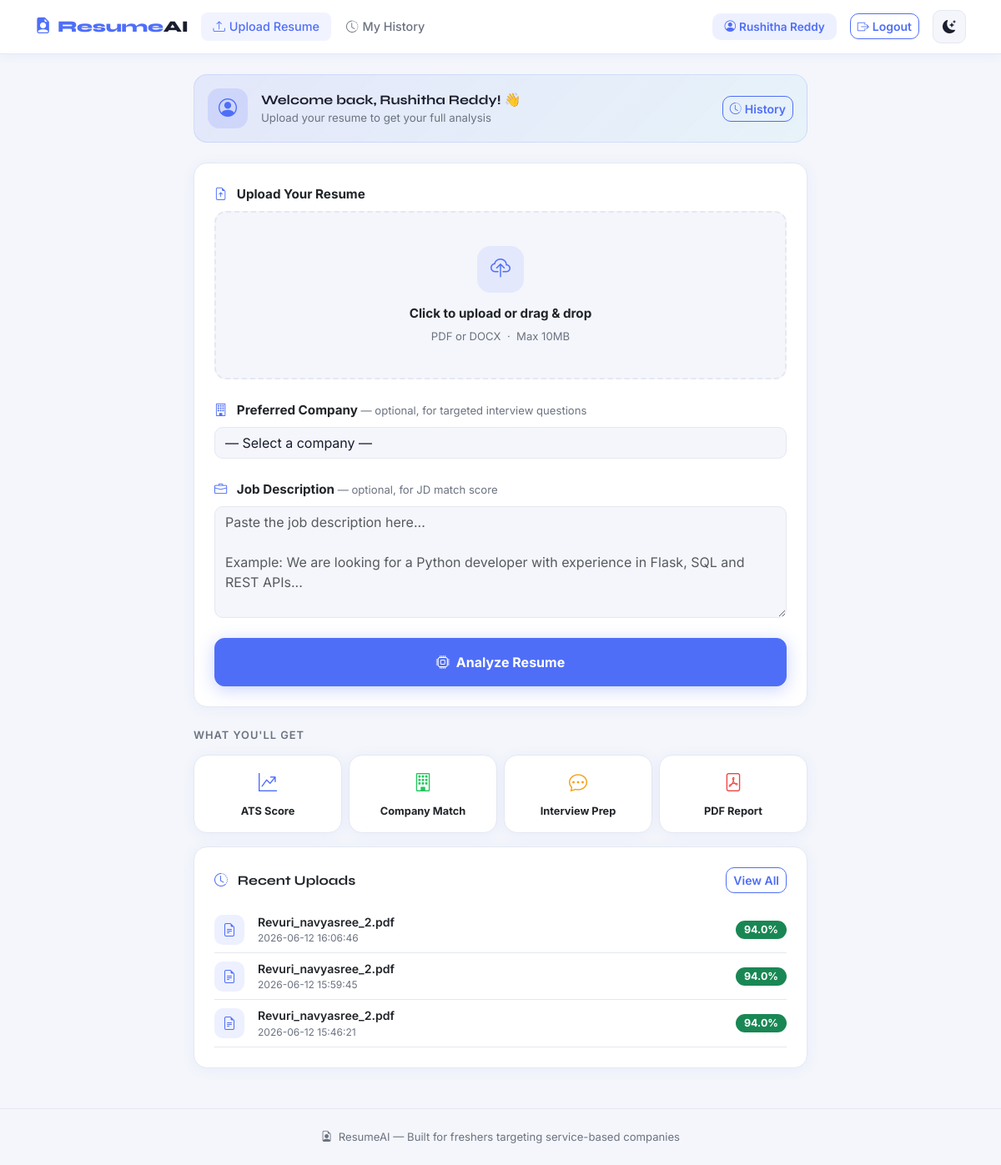
/ (signed in), run on the app's committed database.
### tables this page shows
CREATE TABLE resumes (
        id INTEGER PRIMARY KEY AUTOINCREMENT,

        user_id INTEGER NOT NULL,

        filename TEXT NOT NULL,

        ats_score REAL DEFAULT 0,
        jd_match REAL DEFAULT 0,

        skills TEXT,
        strengths TEXT,
        weaknesses TEXT,

        uploaded_at DATETIME DEFAULT CURRENT_TIMESTAMP,

        FOREIGN KEY(user_id) REFERENCES users(id)
    );

### app.py (the view)
@app.route("/")
def index():
    if "user_id" not in session:
        return redirect(url_for("home"))
    resumes = get_user_resumes(session["user_id"])
    return render_template("index.html", resumes=resumes)

### database/db.py (called while the page is built)
def get_connection():
    conn = sqlite3.connect(DB_PATH)
    conn.row_factory = sqlite3.Row
    return conn

def get_user_resumes(user_id):
    conn = get_connection()
    cursor = conn.cursor()
    cursor.execute("""
    SELECT *
    FROM resumes
    WHERE user_id = ?
    ORDER BY uploaded_at DESC
    """, (user_id,))
    rows = cursor.fetchall()
    conn.close()
    return [dict(r) for r in rows]

### templates/index.html (shortened to what this page needs)
{% extends "base.html" %}
{% block content %}
<div class="container mt-4 mb-5">
<div class="row justify-content-center">
<div class="col-lg-8">
    <div class="d-flex align-items-center gap-3 mb-4 p-3"
         style="background:linear-gradient(135deg,rgba(79,110,247,0.1),rgba(6,182,212,0.05));
                border:1px solid rgba(79,110,247,0.15);border-radius:16px;">
        <div style="width:48px;height:48px;border-radius:14px;background:rgba(79,110,247,0.15);
                    color:var(--primary);display:flex;align-items:center;justify-content:center;
                    font-size:22px;flex-shrink:0;">
            <i class="bi bi-person-circle"></i>
        </div>
        <div>
            <div style="font-family:'Syne',sans-serif;font-weight:700;font-size:1rem;">
                Welcome back, {{ session.user_name }}! 👋
            </div>
            <div style="color:var(--muted);font-size:0.83rem;">
                Upload your resume to get your full analysis
            </div>
        </div>
        <a href="/history" class="btn btn-sm btn-outline-primary ms-auto">
            <i class="bi bi-clock-history me-1"></i>History
        </a>
    </div>
    <div class="card p-4 mb-4">
        <form action="/upload" method="POST" enctype="multipart/form-data" id="uploadForm">
            <div class="mb-4">
                <label class="form-label" style="font-weight:700;font-size:0.95rem;">
                    <i class="bi bi-file-earmark-arrow-up me-2" style="color:var(--primary);"></i>
                    Upload Your Resume
                </label>
                <div id="dropZone"
                     onclick="document.getElementById('resumeFile').click()"
                     style="border:2px dashed var(--border);border-radius:14px;
                            padding:40px 20px;text-align:center;cursor:pointer;
                            transition:all 0.2s;background:var(--bg);">
                    <div id="dropContent">
                        <div style="width:56px;height:56px;border-radius:16px;
                                    background:rgba(79,110,247,0.1);color:var(--primary);
                                    display:flex;align-items:center;justify-content:center;
                                    font-size:24px;margin:0 auto 14px;">
                            <i class="bi bi-cloud-upload"></i>
                        </div>
                        <div style="font-weight:700;font-size:0.95rem;margin-bottom:6px;">
                            Click to upload or drag & drop
                        </div>
                        <div style="color:var(--muted);font-size:0.82rem;">
                            PDF or DOCX &nbsp;·&nbsp; Max 10MB
                        </div>
                    </div>
                </div>
            </div>
            <div class="mb-4">
                <label class="form-label" style="font-weight:700;font-size:0.95rem;">
                    <i class="bi bi-building me-2" style="color:var(--primary);"></i>
                    Preferred Company
                    <span style="color:var(--muted);font-weight:400;font-size:0.82rem;">
                        — optional, for targeted interview questions
                    </span>
                </label>
                <select name="preferred_company" class="form-select">
                    <option value="">— Select a company —</option>
                </select>
            </div>
            <div class="mb-4">
                <label class="form-label" style="font-weight:700;font-size:0.95rem;">
                    <i class="bi bi-briefcase me-2" style="color:var(--primary);"></i>
                    Job Description
                    <span style="color:var(--muted);font-weight:400;font-size:0.82rem;">
                        — optional, for JD match score
                    </span>
                </label>
                <textarea name="job_description" class="form-control" rows="5"
                    placeholder="Paste the job description here...&#10;&#10;Example: We are looking for a Python developer with experience in Flask, SQL and REST APIs..."></textarea>
            </div>
            <button type="submit" class="btn btn-primary w-100 py-3" id="analyzeBtn"
                    style="font-size:1rem;font-weight:700;border-radius:12px;
                           box-shadow:0 4px 20px rgba(79,110,247,0.3);">
                <i class="bi bi-cpu me-2"></i>Analyze Resume
            </button>
        </form>
    </div>
    <div style="margin-bottom:16px;">
        <div style="color:var(--muted);font-size:0.8rem;font-weight:600;
                    letter-spacing:1px;text-transform:uppercase;margin-bottom:14px;">
            What you'll get
        </div>
        <div class="row g-2">
            <div class="col-6 col-md-3">
                <div class="card p-3 text-center h-100">
                    <i class="bi bi-graph-up-arrow mb-2" style="font-size:22px;color:var(--primary);"></i>
                    <div style="font-size:0.8rem;font-weight:700;">ATS Score</div>
                </div>
            </div>
            <div class="col-6 col-md-3">
                <div class="card p-3 text-center h-100">
                    <i class="bi bi-building mb-2" style="font-size:22px;color:var(--success);"></i>
                    <div style="font-size:0.8rem;font-weight:700;">Company Match</div>
                </div>
            </div>
            <div class="col-6 col-md-3">
                <div class="card p-3 text-center h-100">
                    <i class="bi bi-chat-dots mb-2" style="font-size:22px;color:var(--warning);"></i>
                    <div style="font-size:0.8rem;font-weight:700;">Interview Prep</div>
                </div>
            </div>
            <div class="col-6 col-md-3">
                <div class="card p-3 text-center h-100">
                    <i class="bi bi-file-pdf mb-2" style="font-size:22px;color:var(--danger);"></i>
                    <div style="font-size:0.8rem;font-weight:700;">PDF Report</div>
                </div>
            </div>
        </div>
    </div>
    {% if resumes %}
    <div class="card p-4">
        <div class="d-flex align-items-center justify-content-between mb-3">
            <div style="font-family:'Syne',sans-serif;font-weight:700;">
                <i class="bi bi-clock-history me-2" style="color:var(--primary);"></i>
                Recent Uploads
            </div>
            <a href="/history" class="btn btn-sm btn-outline-primary">View All</a>
        </div>
        {% for r in resumes[:3] %}
        <div class="d-flex align-items-center gap-3 py-2"
             style="border-bottom:1px solid var(--border);">
            <div style="width:36px;height:36px;border-radius:10px;
                        background:rgba(79,110,247,0.1);color:var(--primary);
                        display:flex;align-items:center;justify-content:center;
                        font-size:16px;flex-shrink:0;">
                <i class="bi bi-file-earmark-text"></i>
            </div>
            <div class="flex-grow-1" style="min-width:0;">
                <div style="font-weight:600;font-size:0.88rem;
                            white-space:nowrap;overflow:hidden;text-overflow:ellipsis;">
                    {{ r.filename }}
                </div>
                <div style="color:var(--muted);font-size:0.75rem;">{{ r.uploaded_at }}</div>
            </div>
            <span class="badge rounded-pill
                {% if r.ats_score >= 70 %}bg-success
                {% elif r.ats_score >= 40 %}bg-warning text-dark
                {% else %}bg-danger{% endif %}"
                style="font-size:0.78rem;padding:5px 10px;flex-shrink:0;">
                {{ r.ats_score }}%
            </span>
        </div>
        {% endfor %}
    </div>
    {% endif %}
</div>
</div>
</div>
{% endblock %}

### templates/base.html (style rules this page uses)
:root { --bg: #f4f6fb; --surface: #ffffff; --border: #e4e8f0; --text: #1a1d2e; --muted: #6b7280; --primary: #4f6ef7; --primary2: #3b57e0; --success: #22c55e; --warning: #f59e0b; --danger: #ef4444; --info: #06b6d4; --card-shadow: 0 2px 16px rgba(79,110,247,0.07); }
* { transition: background-color 0.2s, color 0.2s, border-color 0.2s; }
body { font-family: 'Inter', sans-serif; background: var(--bg); color: var(--text); min-height: 100vh; }
.card { background: var(--surface); border: 1px solid var(--border); border-radius: 16px; box-shadow: var(--card-shadow); }
.btn-primary { background: var(--primary); border-color: var(--primary); border-radius: 10px; font-weight: 600; }
.btn-outline-primary { border-color: var(--primary); color: var(--primary); border-radius: 10px; font-weight: 600; }
.form-control, .form-select { background: var(--bg); border-color: var(--border); color: var(--text); border-radius: 10px; }

### data on the page
resumes: filename "Revuri_navyasree_2.pdf", uploaded_at "2026-06-12 16:06:46", ats_score "94.0"
resumes: filename "Revuri_navyasree_2.pdf", uploaded_at "2026-06-12 15:59:45", ats_score "94.0"
resumes: filename "Revuri_navyasree_2.pdf", uploaded_at "2026-06-12 15:46:21", ats_score "94.0"

### other printed values
{{ session.user_name }} "Rushitha Reddy"
